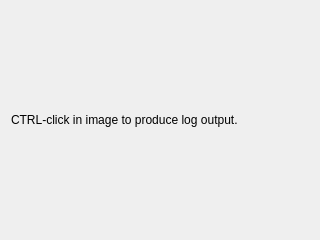
<?xml version="1.0" encoding="UTF-8"?>
<ui version="4.0">
 <class>ExampleSegTool2DGUI</class>
 <widget class="QWidget" name="ExampleSegTool2DGUI">
  <property name="geometry">
   <rect>
    <x>0</x>
    <y>0</y>
    <width>320</width>
    <height>240</height>
   </rect>
  </property>
  <property name="sizePolicy">
   <sizepolicy hsizetype="Preferred" vsizetype="Maximum">
    <horstretch>0</horstretch>
    <verstretch>0</verstretch>
   </sizepolicy>
  </property>
  <layout class="QVBoxLayout" name="verticalLayout">
   <item>
    <widget class="QLabel" name="label">
     <property name="text">
      <string>CTRL-click in image to produce log output.</string>
     </property>
     <property name="wordWrap">
      <bool>true</bool>
     </property>
    </widget>
   </item>
  </layout>
 </widget>
 <resources/>
 <connections/>
</ui>
